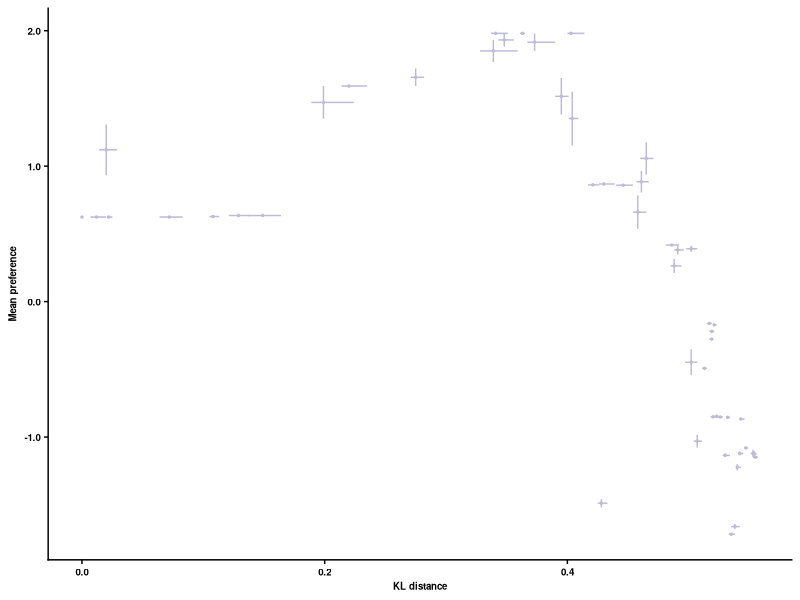
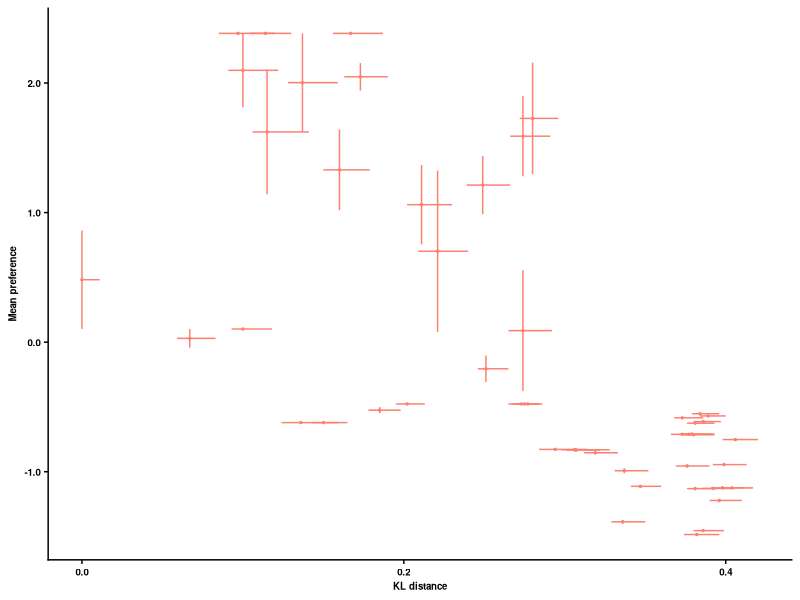
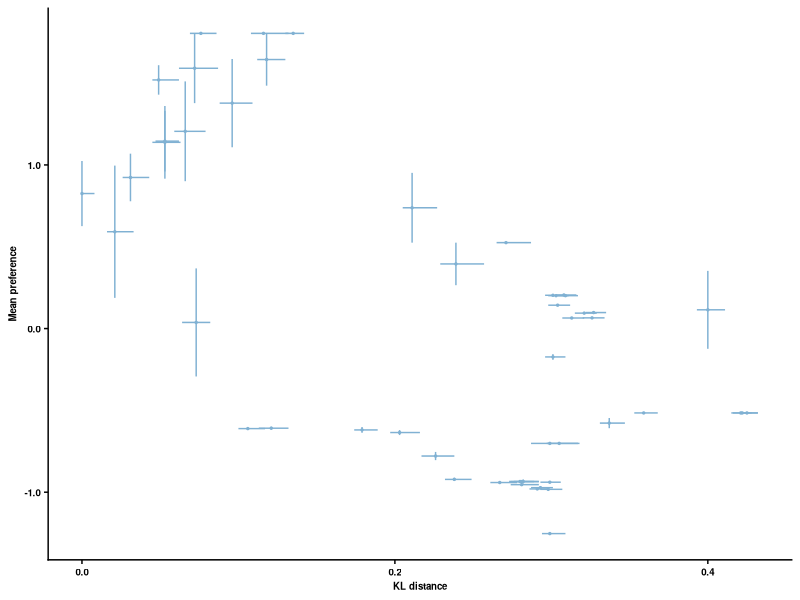
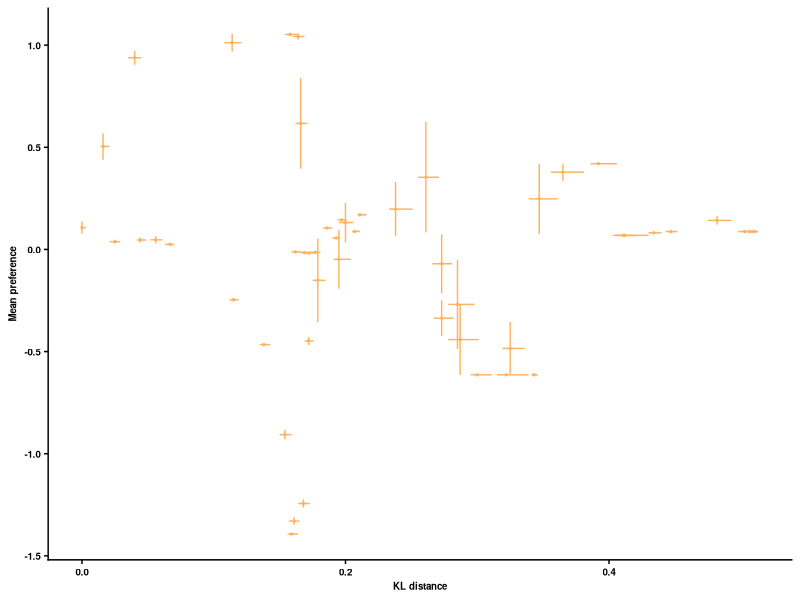
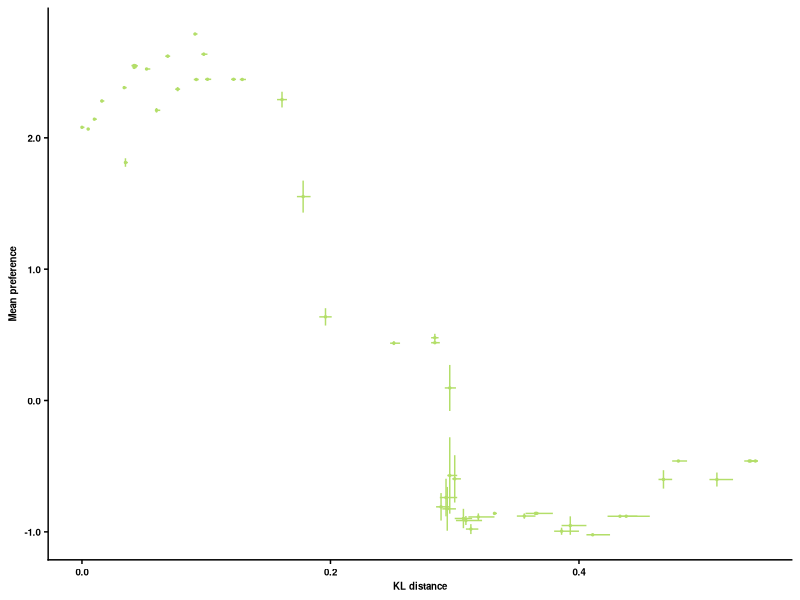
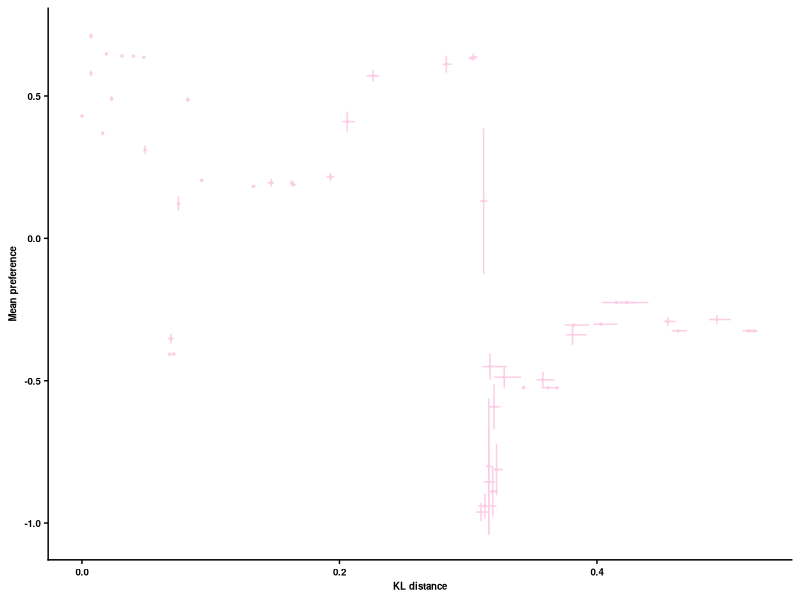

Write R code to recreate these figures, in order.
#R code
library(ggplot2)
library(scales)
library(RColorBrewer)
library(readr)
library(tidyr)
library(reshape)
library(stringr)
library(dplyr)
library(ggrepel)
library(gridExtra)
require(cowplot)

plot_KLdist_vs_pref <- function(data_table, strain, color){
  graphname <- paste('graph/KLdist_vs_pref',strain,'.png',sep='')
  textsize <- 7
  scaleFUN <- function(x) sprintf("%.1f", x)
  data_table <- data_table %>%
                  filter(Background==strain)
  print (paste("correlation in ", strain, ": ", cor(data_table$KL, data_table$MeanPref, method = "spearman"), sep=''))
  p <-  ggplot(data_table, aes(x=KL,y=MeanPref)) +
	  geom_point(size=0.5, color=color) +
          geom_errorbar(aes(ymin=MeanPref-StdPref, ymax=MeanPref+StdPref), color=color, width=0) +
          geom_errorbarh(aes(xmin=Lowerbound, xmax=Upperbound), color=color, height=0) +
          theme_cowplot(12) + 
	  theme(plot.title=element_text(size=textsize,face="bold"),
		axis.title=element_text(size=textsize,face="bold"),
		axis.text=element_text(size=textsize,face="bold"),
		legend.title=element_blank(),
		legend.text=element_text(size=textsize,face="bold"),
		legend.position='right') +
	  ylab(bquote(bold(Mean~preference))) +
	  xlab(bquote(bold(KL~distance))) +
          scale_y_continuous(labels=scaleFUN) +
          scale_x_continuous(breaks=c(0.0,0.2,0.4), labels=c('0.0','0.2','0.4'))
  ggsave(graphname, p, height=1.4, width=1.4)
  }

strain_name_converter <- function(strain){
  if (strain=='Bris07L194'){return ('Bris07')}
  else {return (strain)}
  }

strain_levels <- c('HK68','Bk79','Bei89','Mos99','Bris07','NDako16')
YearPrefTable <- read_tsv('result/Prefs_ByYear.tsv') %>%
                   filter(Background!='Bris07P194') %>%
                   mutate(Background=factor(Background,levels=strain_levels))
KLdist_table <- read_csv('result/AllDKLInfo_2018.csv')
KLdist_allbutBstar <- KLdist_table %>%
                        filter(Region=='OtherEpibutB*') %>%
                        rename(Year=year) %>%
                        rename(KL=Dkl) %>%
                        rename(Background=Strain) %>%
                        mutate(Background=mapply(strain_name_converter, Background)) %>%
                        mutate(Background=factor(Background,levels=strain_levels)) %>%
                        select(-Region)
data_table <- inner_join(KLdist_allbutBstar, YearPrefTable)
palette  <- c(brewer.pal(9,"Set3"))
palette  <- c(palette[3:12])
for (n in 1:length(strain_levels)){
  strain <- strain_levels[n]
  color <- palette[n]
  plot_KLdist_vs_pref(data_table, strain, color)
  }
